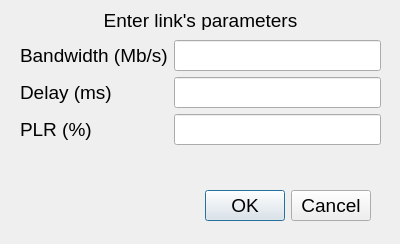
<?xml version="1.0" encoding="UTF-8"?>
<ui version="4.0">
 <class>linkParamDialog</class>
 <widget class="QDialog" name="linkParamDialog">
  <property name="geometry">
   <rect>
    <x>0</x>
    <y>0</y>
    <width>400</width>
    <height>244</height>
   </rect>
  </property>
  <property name="windowTitle">
   <string>Dialog</string>
  </property>
  <widget class="QDialogButtonBox" name="buttonBox">
   <property name="geometry">
    <rect>
     <x>30</x>
     <y>190</y>
     <width>341</width>
     <height>32</height>
    </rect>
   </property>
   <property name="font">
    <font>
     <pointsize>14</pointsize>
    </font>
   </property>
   <property name="orientation">
    <enum>Qt::Horizontal</enum>
   </property>
   <property name="standardButtons">
    <set>QDialogButtonBox::Cancel|QDialogButtonBox::Ok</set>
   </property>
  </widget>
  <widget class="QWidget" name="formLayoutWidget">
   <property name="geometry">
    <rect>
     <x>20</x>
     <y>40</y>
     <width>361</width>
     <height>131</height>
    </rect>
   </property>
   <layout class="QFormLayout" name="formLayout">
    <item row="0" column="0">
     <widget class="QLabel" name="label">
      <property name="font">
       <font>
        <pointsize>14</pointsize>
       </font>
      </property>
      <property name="text">
       <string>Bandwidth (Mb/s)</string>
      </property>
     </widget>
    </item>
    <item row="1" column="0">
     <widget class="QLabel" name="label_2">
      <property name="font">
       <font>
        <pointsize>14</pointsize>
       </font>
      </property>
      <property name="text">
       <string>Delay (ms)</string>
      </property>
     </widget>
    </item>
    <item row="2" column="0">
     <widget class="QLabel" name="label_3">
      <property name="font">
       <font>
        <pointsize>14</pointsize>
       </font>
      </property>
      <property name="text">
       <string>PLR (%)</string>
      </property>
     </widget>
    </item>
    <item row="0" column="1">
     <widget class="QLineEdit" name="lineEdit">
      <property name="font">
       <font>
        <pointsize>14</pointsize>
       </font>
      </property>
      <property name="styleSheet">
       <string notr="true">b</string>
      </property>
      <property name="alignment">
       <set>Qt::AlignCenter</set>
      </property>
     </widget>
    </item>
    <item row="1" column="1">
     <widget class="QLineEdit" name="lineEdit_2">
      <property name="font">
       <font>
        <pointsize>14</pointsize>
       </font>
      </property>
      <property name="alignment">
       <set>Qt::AlignCenter</set>
      </property>
     </widget>
    </item>
    <item row="2" column="1">
     <widget class="QLineEdit" name="lineEdit_3">
      <property name="font">
       <font>
        <pointsize>14</pointsize>
       </font>
      </property>
      <property name="alignment">
       <set>Qt::AlignCenter</set>
      </property>
     </widget>
    </item>
   </layout>
  </widget>
  <widget class="QLabel" name="label_4">
   <property name="geometry">
    <rect>
     <x>30</x>
     <y>10</y>
     <width>341</width>
     <height>20</height>
    </rect>
   </property>
   <property name="font">
    <font>
     <pointsize>14</pointsize>
    </font>
   </property>
   <property name="text">
    <string>Enter link's parameters</string>
   </property>
   <property name="alignment">
    <set>Qt::AlignCenter</set>
   </property>
  </widget>
 </widget>
 <resources/>
 <connections>
  <connection>
   <sender>buttonBox</sender>
   <signal>accepted()</signal>
   <receiver>linkParamDialog</receiver>
   <slot>accept()</slot>
   <hints>
    <hint type="sourcelabel">
     <x>248</x>
     <y>254</y>
    </hint>
    <hint type="destinationlabel">
     <x>157</x>
     <y>274</y>
    </hint>
   </hints>
  </connection>
  <connection>
   <sender>buttonBox</sender>
   <signal>rejected()</signal>
   <receiver>linkParamDialog</receiver>
   <slot>reject()</slot>
   <hints>
    <hint type="sourcelabel">
     <x>316</x>
     <y>260</y>
    </hint>
    <hint type="destinationlabel">
     <x>286</x>
     <y>274</y>
    </hint>
   </hints>
  </connection>
 </connections>
</ui>
